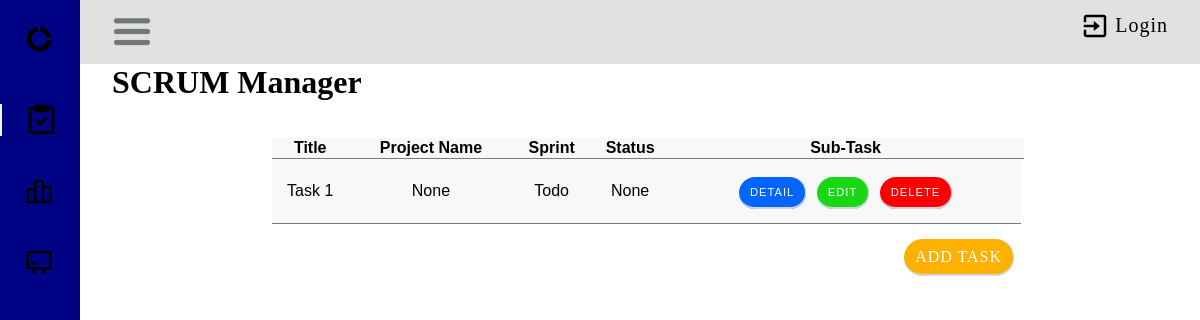
Before: / with the older database file.
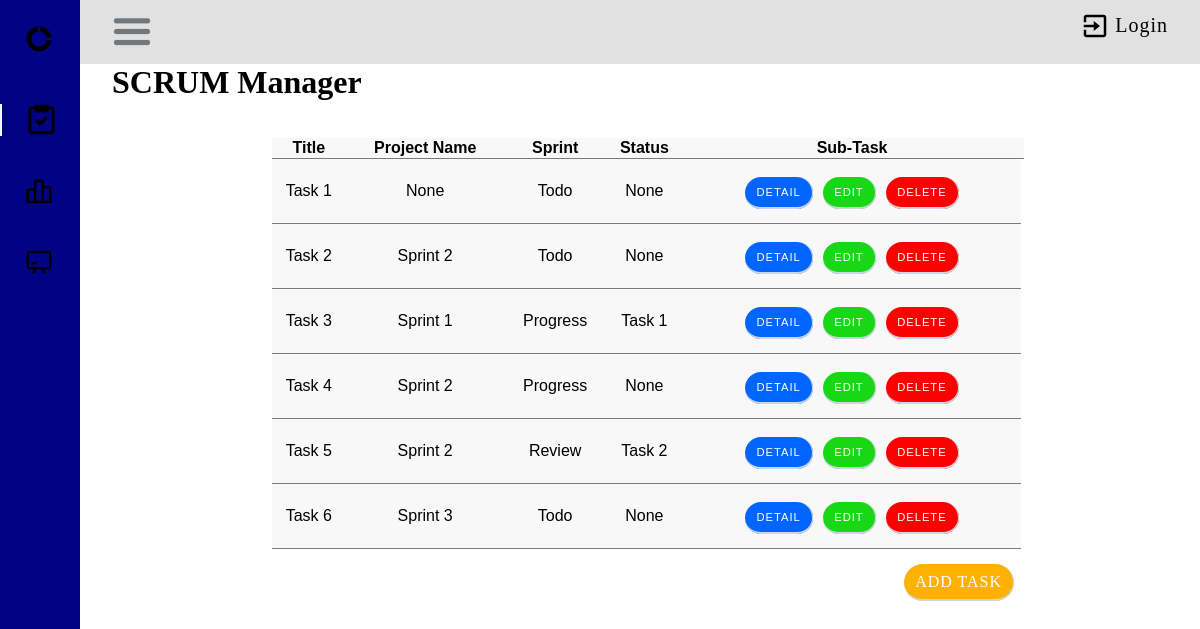
After: the same page with the newer database file.
### taskManager/models.py (models this page shows)
class Task(models.Model):
    STATUS_CHOICES = (
        ('Todo', 'Todo'),
    ('Progress', 'Progress'),
    ('Review', 'Review'),
    ('Done', 'Done'),
    )
    user = models.ForeignKey(User, on_delete=models.CASCADE, null=True, blank=False)
    title = models.CharField(max_length=200)
    description = models.TextField(null=True, blank=True)
    complete = models.BooleanField(default=False)
    created = models.DateTimeField(auto_now_add=True)
    sprint = models.ForeignKey(Sprint, on_delete=models.CASCADE, blank=True, null=True)
    status = models.CharField(max_length=30, choices=STATUS_CHOICES)
    subtask = models.ForeignKey('self',on_delete=models.CASCADE, null=True, blank=True)
    def __str__(self):
        return self.title
    class Meta:
        ordering = ['title']

class Sprint(models.Model):
    name = models.CharField(max_length=50, blank=True, default='')
    description = models.TextField(blank=True, default='')
    start = models.DateTimeField(unique=True)
    Duration= models.DurationField()
    end = models.DateField(unique=True)
    project = models.ForeignKey(Project, on_delete=models.CASCADE, null=False)
    def __str__(self):
        return self.name or ('Sprint ending %s') % self.end
    class Meta:
        ordering = ['name']

### taskManager/view/task/views.py (the view)
# urls.py: path('', TaskList.as_view(), name='tasks'),
class TaskList(ListView):
    model = Task
    context_object_name = 'tasks'
    template_name = "task/task_list.html"

### taskManager/templates/taskManager/task_list.html (shortened to what this page needs)
{% load crispy_forms_tags %}
{% block content %}
{% load static %}
        <link rel="stylesheet" href="{% static 'css/home.css' %}">
        <link rel="stylesheet" href="{% static 'css/task.css' %}">
<div id="body-pd">
    <header class="header" id="header">
        <div class="header_toggle">
            <img class="bx bx-menu" id="header-toggle" width="40px" src="/static/images/burger-menu.jpg" alt="burger menu">
        <div class="header-logout">
            <img class="exit-icon" src="/static/images/exit.png" alt="burger menu">
            {% if request.user.is_authenticated %}
                <a class="header-text" href="{% url 'user_logout' %}">Logout</a>
            {% else %}
                <a class="header-text" href="{% url 'user_login' %}">Login</a>
            {% endif %}
        </div>
    </div>
    </header>
    <div class="l-navbar" id="nav-bar">
        <nav class="nav">
            <div>
                <a href="#" class="nav_logo">
                    <img class="bx bx-menu" id="header-toggle" width="30px" src="/static/images/app-icon.png" alt="burger menu">
                </a>
                <div class="nav_list">
                    <a href="{% url 'tasks' %}" class="nav_link active">
                        <img width="35px" src="/static/images/task-icon.png" alt="burger menu">
                    </a>
                    <a href="{% url 'sprint_list' %}" class="nav_link">
                        <img width="30px" src="/static/images/backlog-icon.png" alt="burger menu">
                    </a>
                    <a href="{% url 'project_list' %}" class="nav_link">
                        <img width="30px" src="/static/images/board-icon.png" alt="burger menu">
                    </a>
                </div>
            </div>
        </nav>
    </div>
</div>
<h1>SCRUM Manager</h1>
    <div class="table-container">
        <table>
            <tr>
                <th>Title</th>
                <th>Project Name</th>
                <th>Sprint</th>
                <th>Status</th>
                <th>Sub-Task</th>
                <th></th>
            </tr>
            {% for task in tasks %}
                <tr>
                    <td>{{task.title}}</td>
                    <td>{{task.sprint}}</td>
                    <td>{{task.status}}</td>
                    <td>{{task.subtask}}</td>
                    <td>
                        <div style="margin: 22px 0px;">
                            <span><a href="{% url 'task' task.pk %}"class="btn btn-style btn-detail">Detail</a> </span>
                            <span><a href="{% url 'task_update' task.pk %}" class="btn btn-style btn-edit">Edit</a> </span>
                            <span><a href="{% url 'task_delete' task.pk %}" class="btn btn-style btn-delete">Delete</a> </span>
                        </div>
                    </td>
                </tr>
                {% endfor %}
        </table>
        <div class="btn-add-task">
            <a class="btn" style="font-size: 1rem;" href="{% url 'task_form' %}"> Add Task </a>
        </div>
    </div>
{% endblock content %}

### taskManager/static/css/home.css (style rules this page uses)
*,::before,::after { box-sizing: border-box; }
a { text-decoration: none; text-transform: capitalize; font-size: 1.25rem; font-weight: 400; letter-spacing: 1px; color: var(--title-background); }
.header { width: 100%; height: var(--header-height); position: fixed; top: 0; left: 0; align-items: center; justify-content: space-between; padding: 0 1rem; background-color: var(--header-color); z-index: var(--z-fixed); transition: .5s; }
.header-logout { float: right; display: flex; align-items: center; justify-content: space-between; color: black; }
.header-text { font-size: 1.25rem; font-weight: 400; letter-spacing: 1px; }
.exit-icon { margin-right: 5px; width: 30px; }
.header_toggle { color: var(--first-color); font-size: 1.5rem; cursor: pointer; margin-top: 1%; }
.l-navbar { position: fixed; top: 0 ; left: 0; width: var(--nav-width); height: 100vh; background-color: var(--first-color); padding: .5rem 1rem 0 0; transition: .5s; z-index: var(--z-fixed); }
.nav { height: 100%; display: flex; flex-direction: column; justify-content: space-between; overflow: hidden; }
.nav_logo, .nav_link { display: grid; grid-template-columns: max-content max-content; align-items: center; column-gap: 1rem; padding: .5rem 0 .5rem 1.5rem; }
.nav_logo { margin-bottom: 2rem; }
.nav_link { position: relative; color: var(--first-color-light); margin-bottom: 1.5rem; transition: .3s; }
.active { color: var(--white-color); }
.active::before { content: ''; position: absolute; left: 0; width: 2px; height: 32px; background-color: var(--white-color); }
@media screen and (min-width: 768px) { .header { height: calc(var(--header-height) + 1rem); padding: 0 2rem 0 calc(var(--nav-width) + 2rem); } }
@media screen and (min-width: 768px) { .l-navbar { left: 0; padding: 1rem 1rem 0 0; } }

### taskManager/static/css/task.css (style rules this page uses)
img { border-radius: 5px 5px 0 0; }
.btn { width: 80%; letter-spacing: 1px; text-transform: uppercase; color: #fff; cursor: pointer; border: none; border-radius: 50px; border-bottom: solid 2px #ced5e5; border-right: solid 1px #ced5e5; background-color: var(--button-background); padding: 9px 11px; margin: 8px; }
.btn-style { font-size: .7rem; margin: 3px; }
.btn-edit { background-color: var(--button-edit); }
.btn-delete { background-color: var(--button-delete); }
.btn-detail { background-color: var(--button-detail); }
.btn-add-task { margin: 22px 0px; float: right; padding: 2px; }
table { font-family: Arial; border-collapse: collapse; width: 100%; }
td, th { border-bottom: 1px solid #7a7a7a; text-align: center; }
tr { background-color: rgba(196, 196, 196, 0.12); }
.table-container { margin-left: auto; margin-right: auto; padding: 1rem 10rem; }

Changed rows visible on the page:
added Task: title "Task 2", sprint "Sprint 2", status "Todo", subtask "None"
added Task: title "Task 3", sprint "Sprint 1", status "Progress", subtask "Task 1"
added Task: title "Task 4", sprint "Sprint 2", status "Progress", subtask "None"
added Task: title "Task 5", sprint "Sprint 2", status "Review", subtask "Task 2"
added Task: title "Task 6", sprint "Sprint 3", status "Todo", subtask "None"
